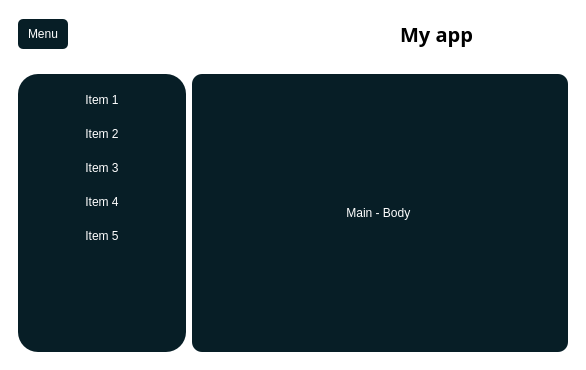
<?xml version="1.0" encoding="UTF-8"?>
<ui version="4.0">
 <class>MainWindow</class>
 <widget class="QMainWindow" name="MainWindow">
  <property name="geometry">
   <rect>
    <x>0</x>
    <y>0</y>
    <width>586</width>
    <height>370</height>
   </rect>
  </property>
  <property name="windowTitle">
   <string>MainWindow</string>
  </property>
  <property name="styleSheet">
   <string notr="true"/>
  </property>
  <widget class="QWidget" name="centralwidget">
   <property name="styleSheet">
    <string notr="true">* {
  border: none;
  background-color: transparent;
  color: #FFF; /* Specify a default color */
}

#centralwidget {
  background-color: white
;
}

#side_menu {
  background-color: #071e26;
  border-radius: 20px;
}

QPushButton {
  padding: 10px;
  background-color: #071e26;
  border-radius: 5px;
}

#main_body {
  background-color: #071e26;
  border-radius: 10px;
}
</string>
   </property>
   <layout class="QVBoxLayout" name="verticalLayout">
    <item alignment="Qt::AlignTop">
     <widget class="QFrame" name="header">
      <property name="minimumSize">
       <size>
        <width>0</width>
        <height>50</height>
       </size>
      </property>
      <property name="frameShape">
       <enum>QFrame::StyledPanel</enum>
      </property>
      <property name="frameShadow">
       <enum>QFrame::Raised</enum>
      </property>
      <layout class="QHBoxLayout" name="horizontalLayout_2">
       <property name="leftMargin">
        <number>0</number>
       </property>
       <property name="topMargin">
        <number>0</number>
       </property>
       <property name="rightMargin">
        <number>0</number>
       </property>
       <property name="bottomMargin">
        <number>0</number>
       </property>
       <item alignment="Qt::AlignLeft">
        <widget class="QFrame" name="frame">
         <property name="frameShape">
          <enum>QFrame::StyledPanel</enum>
         </property>
         <property name="frameShadow">
          <enum>QFrame::Raised</enum>
         </property>
         <layout class="QHBoxLayout" name="horizontalLayout_3">
          <item>
           <widget class="QPushButton" name="pushButton">
            <property name="minimumSize">
             <size>
              <width>0</width>
              <height>30</height>
             </size>
            </property>
            <property name="maximumSize">
             <size>
              <width>16777215</width>
              <height>30</height>
             </size>
            </property>
            <property name="text">
             <string>Menu</string>
            </property>
            <property name="icon">
             <iconset resource="icons.qrc">
              <normaloff>:/icons/New folder/align-justify.svg</normaloff>:/icons/New folder/align-justify.svg</iconset>
            </property>
            <property name="iconSize">
             <size>
              <width>24</width>
              <height>24</height>
             </size>
            </property>
           </widget>
          </item>
         </layout>
        </widget>
       </item>
       <item>
        <widget class="QFrame" name="frame_3">
         <property name="frameShape">
          <enum>QFrame::StyledPanel</enum>
         </property>
         <property name="frameShadow">
          <enum>QFrame::Raised</enum>
         </property>
         <layout class="QVBoxLayout" name="verticalLayout_4">
          <item>
           <widget class="QLabel" name="label">
            <property name="font">
             <font>
              <family>Arial Black</family>
              <pointsize>15</pointsize>
              <weight>75</weight>
              <italic>false</italic>
              <bold>true</bold>
              <strikeout>false</strikeout>
             </font>
            </property>
            <property name="styleSheet">
             <string notr="true">color: black;</string>
            </property>
            <property name="text">
             <string>My app</string>
            </property>
            <property name="alignment">
             <set>Qt::AlignCenter</set>
            </property>
           </widget>
          </item>
         </layout>
        </widget>
       </item>
      </layout>
     </widget>
    </item>
    <item>
     <widget class="QFrame" name="frame_2">
      <property name="sizePolicy">
       <sizepolicy hsizetype="Preferred" vsizetype="Expanding">
        <horstretch>0</horstretch>
        <verstretch>0</verstretch>
       </sizepolicy>
      </property>
      <property name="frameShape">
       <enum>QFrame::StyledPanel</enum>
      </property>
      <property name="frameShadow">
       <enum>QFrame::Raised</enum>
      </property>
      <layout class="QHBoxLayout" name="horizontalLayout">
       <item>
        <widget class="QWidget" name="side_menu" native="true">
         <layout class="QVBoxLayout" name="verticalLayout_2">
          <item alignment="Qt::AlignTop">
           <widget class="QFrame" name="frame_4">
            <property name="minimumSize">
             <size>
              <width>150</width>
              <height>0</height>
             </size>
            </property>
            <property name="maximumSize">
             <size>
              <width>150</width>
              <height>16777215</height>
             </size>
            </property>
            <property name="frameShape">
             <enum>QFrame::StyledPanel</enum>
            </property>
            <property name="frameShadow">
             <enum>QFrame::Raised</enum>
            </property>
            <layout class="QVBoxLayout" name="verticalLayout_3">
             <property name="spacing">
              <number>0</number>
             </property>
             <property name="leftMargin">
              <number>0</number>
             </property>
             <property name="topMargin">
              <number>0</number>
             </property>
             <property name="rightMargin">
              <number>0</number>
             </property>
             <property name="bottomMargin">
              <number>0</number>
             </property>
             <item>
              <widget class="QPushButton" name="pushButton_2">
               <property name="styleSheet">
                <string notr="true"/>
               </property>
               <property name="text">
                <string>Item 1</string>
               </property>
               <property name="icon">
                <iconset resource="icons.qrc">
                 <normaloff>:/icons/New folder/airplay.svg</normaloff>:/icons/New folder/airplay.svg</iconset>
               </property>
              </widget>
             </item>
             <item>
              <widget class="QPushButton" name="pushButton_3">
               <property name="text">
                <string>Item 2</string>
               </property>
               <property name="icon">
                <iconset resource="icons.qrc">
                 <normaloff>:/icons/New folder/award.svg</normaloff>:/icons/New folder/award.svg</iconset>
               </property>
              </widget>
             </item>
             <item>
              <widget class="QPushButton" name="pushButton_4">
               <property name="text">
                <string>Item 3</string>
               </property>
               <property name="icon">
                <iconset resource="icons.qrc">
                 <normaloff>:/icons/New folder/coffee.svg</normaloff>:/icons/New folder/coffee.svg</iconset>
               </property>
              </widget>
             </item>
             <item>
              <widget class="QPushButton" name="pushButton_5">
               <property name="text">
                <string>Item 4</string>
               </property>
               <property name="icon">
                <iconset resource="icons.qrc">
                 <normaloff>:/icons/New folder/music.svg</normaloff>:/icons/New folder/music.svg</iconset>
               </property>
              </widget>
             </item>
             <item>
              <widget class="QPushButton" name="pushButton_6">
               <property name="text">
                <string>Item 5</string>
               </property>
               <property name="icon">
                <iconset resource="icons.qrc">
                 <normaloff>:/icons/New folder/wifi.svg</normaloff>:/icons/New folder/wifi.svg</iconset>
               </property>
              </widget>
             </item>
            </layout>
           </widget>
          </item>
         </layout>
        </widget>
       </item>
       <item>
        <widget class="QFrame" name="main_body">
         <property name="sizePolicy">
          <sizepolicy hsizetype="Expanding" vsizetype="Preferred">
           <horstretch>0</horstretch>
           <verstretch>0</verstretch>
          </sizepolicy>
         </property>
         <property name="frameShape">
          <enum>QFrame::StyledPanel</enum>
         </property>
         <property name="frameShadow">
          <enum>QFrame::Raised</enum>
         </property>
         <layout class="QHBoxLayout" name="horizontalLayout_4">
          <item>
           <widget class="QLabel" name="label_2">
            <property name="text">
             <string>Main - Body </string>
            </property>
            <property name="alignment">
             <set>Qt::AlignCenter</set>
            </property>
           </widget>
          </item>
         </layout>
        </widget>
       </item>
      </layout>
      <zorder>main_body</zorder>
      <zorder>side_menu</zorder>
     </widget>
    </item>
   </layout>
  </widget>
 </widget>
 <resources>
  <include location="icons.qrc"/>
 </resources>
 <connections/>
</ui>
